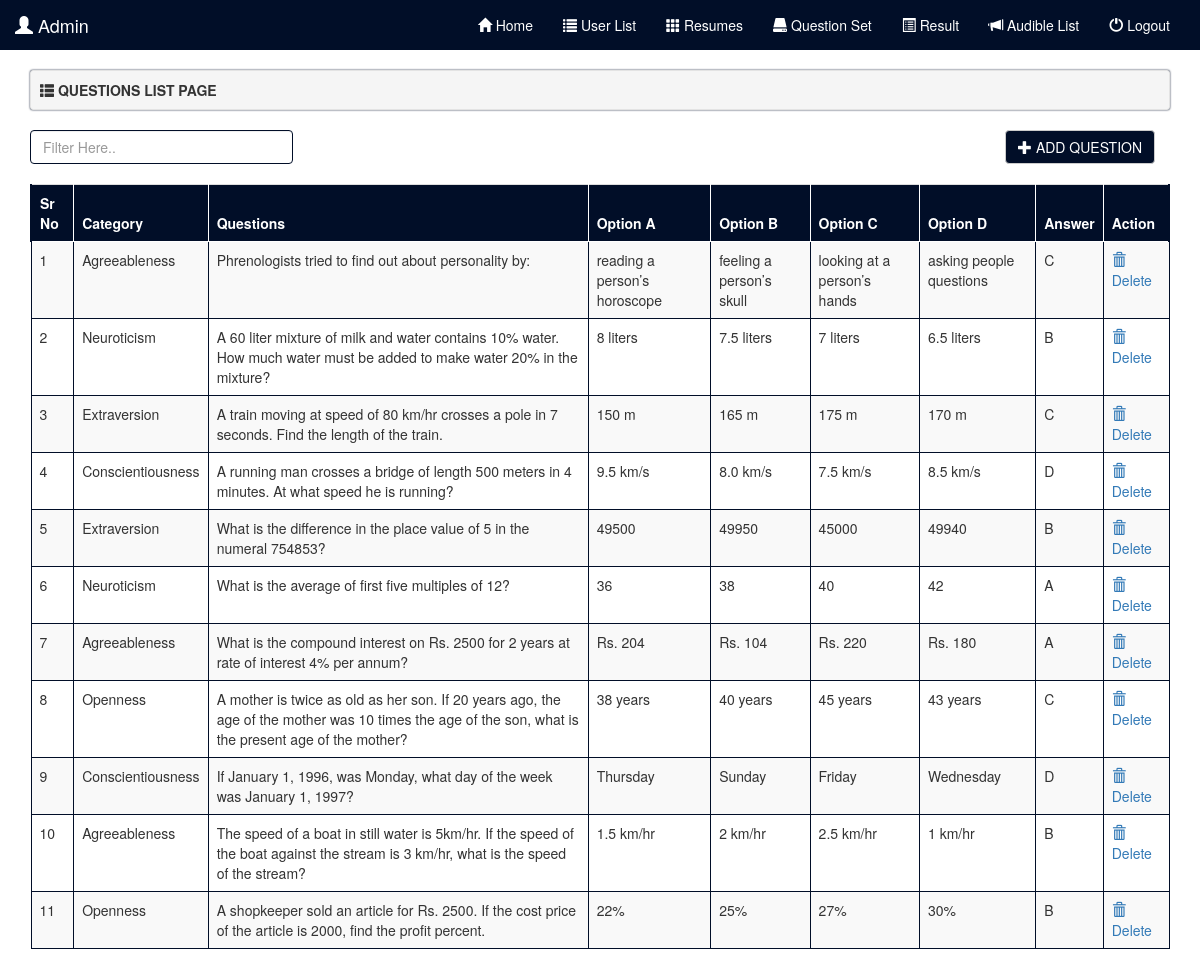
Screenshot of /admin/question_set.php (signed in) with the database file from the repository.
### tables this page shows
CREATE TABLE IF NOT EXISTS `tbl_question` (
  `qid` int(11) NOT NULL AUTO_INCREMENT,
  `category` varchar(40) NOT NULL,
  `que` mediumtext NOT NULL,
  `opt1` varchar(100) NOT NULL,
  `opt2` varchar(100) NOT NULL,
  `opt3` varchar(100) NOT NULL,
  `opt4` varchar(100) NOT NULL,
  `ans` varchar(10) NOT NULL,
  PRIMARY KEY (`qid`)
);

### admin/question_set.php (the view, shortened to what this page needs)
<?php
include('../connect.php');
$id = $_GET['id'];
mysqli_query($con,"DELETE FROM `tbl_users` WHERE `uid` = $id ");
?>
<!DOCTYPE html>
<html>
<head>
	<?php include('../bootcdn.php') ?>
</head>
<body>
	<?php include('header.php'); ?>
	<div class="container">
		<div class="well well-sm">
			<span class="glyphicon glyphicon-th-list"></span>
			<b>QUESTIONS LIST PAGE</b>
		</div>
              <div class="row">
                     <div class="col-sm-3">
                      <input style="border:1px solid #010E28;" class="form-control" id="myInput" type="text" placeholder="Filter Here..">
                     </div>
                     <div class="col-sm-7">
                     </div>
                     <div class="col-sm-2">
                            <a style="background-color:#010E28;color:white;" href="#" class="btn btn-default" data-toggle="modal" data-target="#myModal">
                                   <span class="glyphicon glyphicon-plus"></span>
                                   ADD QUESTION
                            </a>
                     </div>
              </div>
             <br>
               <div class="table-responsive">
                     <table class="table table-hover table-striped table-bordered">
                            <thead>
                                   <tr>
                                          <th>Sr No</th>
                                          <th>Category</th>
                                          <th>Questions</th>
                                          <th>Option A</th>
                                          <th>Option B</th>
                                          <th>Option C</th>
                                          <th>Option D</th>
                                          <th>Answer</th>
                                          <th>Action</th>
                                   </tr>
                            </thead>
                            <tbody id="myTable">
                                   <?php
                                   $ulist = mysqli_query($con,"SELECT * FROM `tbl_question` ORDER BY qid desc");
                                   $counter = 1;
                                   while($ulist_data = mysqli_fetch_assoc($ulist)){
                                   ?>
                                   <tr>
                                          <td><?php echo $counter; ?></td>
                                          <td><?php echo $ulist_data['category'] ?></td>
                                          <td><?php echo $ulist_data['que'] ?></td>
                                          <td><?php echo $ulist_data['opt1'] ?></td>
                                          <td><?php echo $ulist_data['opt2'] ?></td>
                                          <td><?php echo $ulist_data['opt3'] ?></td>
                                          <td><?php echo $ulist_data['opt4'] ?></td>
                                          <td><?php echo $ulist_data['ans'] ?></td>
                                          <td>
                                              <a onclick="return confirm('Are you sure?')" href="question_set?id=<?php echo $ulist_data['uid'] ?>">
                                              <span class="glyphicon glyphicon-trash"></span>
                                              Delete
                                              </a>
                                          </td>
                                   </tr>
                            <?php $counter++;} ?>
                            </tbody>
                     </table>
               </div>
	</div>
</body>
</html>

### admin/question_set.php (style rules this page uses)
.well-sm, .well { box-shadow:0 0 2px #010E28; }
.table thead tr th { background-color:#010E28; color:white; }
.table thead tr { border-left:2px solid #010E28;border-right:2px solid #010E28; }
.table thead tr th { border:1px solid white; }
.table tbody tr td { border:1px solid #010E28; }

### rows the page displays
tbl_question: category "Agreeableness", que "Phrenologists tried to find out about personality by:", opt1 "reading a person’s horoscope", opt2 "feeling a person’s skull", opt3 "looking at a person’s hands", opt4 "asking people questions", ans "C"
tbl_question: category "Neuroticism", que "A 60 liter mixture of milk and water contains 10% water. How much water must be added to make water 20% in the mixture?", opt1 "8 liters", opt2 "7.5 liters", opt3 "7 liters", opt4 "6.5 liters", ans "B"
tbl_question: category "Extraversion", que "A train moving at speed of 80 km/hr crosses a pole in 7 seconds. Find the length of the train.", opt1 "150 m", opt2 "165 m", opt3 "175 m", opt4 "170 m", ans "C"
tbl_question: category "Conscientiousness", que "A running man crosses a bridge of length 500 meters in 4 minutes. At what speed he is running?", opt1 "9.5 km/s", opt2 "8.0 km/s", opt3 "7.5 km/s", opt4 "8.5 km/s", ans "D"
tbl_question: category "Extraversion", que "What is the difference in the place value of 5 in the numeral 754853?", opt1 "49500", opt2 "49950", opt3 "45000", opt4 "49940", ans "B"
tbl_question: category "Neuroticism", que "What is the average of first five multiples of 12?", opt1 "36", opt2 "38", opt3 "40", opt4 "42", ans "A"
tbl_question: category "Agreeableness", que "What is the compound interest on Rs. 2500 for 2 years at rate of interest 4% per annum?", opt1 "Rs. 204", opt2 "Rs. 104", opt3 "Rs. 220", opt4 "Rs. 180", ans "A"
tbl_question: category "Openness", que "A mother is twice as old as her son. If 20 years ago, the age of the mother was 10 times the age of the son, what is the present age of the mother?", opt1 "38 years", opt2 "40 years", opt3 "45 years", opt4 "43 years", ans "C"
tbl_question: category "Conscientiousness", que "If January 1, 1996, was Monday, what day of the week was January 1, 1997?", opt1 "Thursday", opt2 "Sunday", opt3 "Friday", opt4 "Wednesday", ans "D"
tbl_question: category "Agreeableness", que "The speed of a boat in still water is 5km/hr. If the speed of the boat against the stream is 3 km/hr, what is the speed of the stream?", opt1 "1.5 km/hr", opt2 "2 km/hr", opt3 "2.5 km/hr", opt4 "1 km/hr", ans "B"
tbl_question: category "Openness", que "A shopkeeper sold an article for Rs. 2500. If the cost price of the article is 2000, find the profit percent.", opt1 "22%", opt2 "25%", opt3 "27%", opt4 "30%", ans "B"

### other values shown
$_SESSION['aname'] "Admin"
